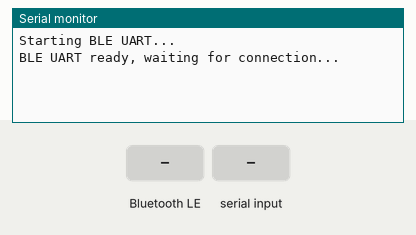
Recording of a sketch running on a simulated ESP32-S3. Shown: the last lines printed to the serial monitor. Inputs (shaded band) come from the test bench. Nothing arrives over Bluetooth unless stated; a phone connects over Bluetooth LE 3 s after start.

Above: at 1.2 s.
1.3 s: Bluetooth LE write "1" received
At 2.6 s:
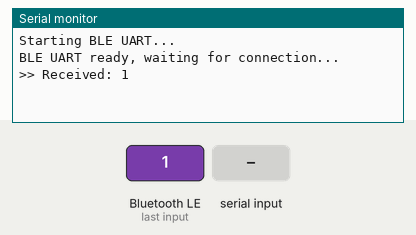
4.3 s: "1\n" received over Serial
At 5.3 s:
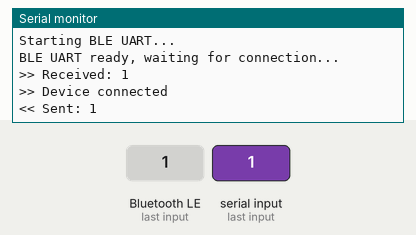

Measured:
- after the input at 1.3 s, the serial monitor: prints a new line at once (image 1)
- after the input at 4.3 s, the serial monitor: prints a new line at once (image 2)

The sketch:

BLE_test.ino
```cpp
// code compatible with ESP32S3
// Based on examole inside esp32s3 arduino library

// test with: Nodeloop or nRF connect

#include <BLEDevice.h>
#include <BLEServer.h>
#include <BLEUtils.h>
#include <BLE2902.h>

// Based on BLE UART example code.
// ported ton arduino esp32 by Evandro Copercini
// Based on Neil Kolban example: https://github.com/nkolban/esp32-snippets/blob/master/cpp_utils/tests/BLE%20Tests/SampleNotify.cpp
// Nordic UART Service UUIDs
#define SERVICE_UUID           "6E400001-B5A3-F393-E0A9-E50E24DCCA9E"
#define CHARACTERISTIC_UUID_RX "6E400002-B5A3-F393-E0A9-E50E24DCCA9E"  // Phone -> ESP32
#define CHARACTERISTIC_UUID_TX "6E400003-B5A3-F393-E0A9-E50E24DCCA9E"  // ESP32 -> Phone

BLEServer *pServer = nullptr;
BLECharacteristic *pTxCharacteristic = nullptr;
bool deviceConnected = false;

// Connection callbacks
// Handle connection
class MyServerCallbacks : public BLEServerCallbacks {
  void onConnect(BLEServer *pServer) {
    deviceConnected = true;
    Serial.println(">> Device connected");
  }

  void onDisconnect(BLEServer *pServer) {
    deviceConnected = false;
    Serial.println(">> Device disconnected, restarting advertising...");
    BLEDevice::startAdvertising(); // Auto-reconnect
  }
};

//  Handle the incoming data
class MyCallbacks : public BLECharacteristicCallbacks {
  void onWrite(BLECharacteristic *pCharacteristic) {
    String rxValue = pCharacteristic->getValue();
    if (rxValue.length() > 0) {
      Serial.print(">> Received: ");
      Serial.println(rxValue.c_str());
    }
  }
};

void setup() {
  Serial.begin(115200);
  Serial.println("Starting BLE UART...");

  BLEDevice::init("ESP32-UART");
  pServer = BLEDevice::createServer();
  pServer->setCallbacks(new MyServerCallbacks());

  BLEService *pService = pServer->createService(SERVICE_UUID);

  // ESP 32 sends data to phone
  pTxCharacteristic = pService->createCharacteristic(
    CHARACTERISTIC_UUID_TX,
    BLECharacteristic::PROPERTY_NOTIFY
  );
  pTxCharacteristic->addDescriptor(new BLE2902()); // Required for notifications

  // Phone sends data to ESP
  BLECharacteristic *pRxCharacteristic = pService->createCharacteristic(
    CHARACTERISTIC_UUID_RX,
    BLECharacteristic::PROPERTY_WRITE
  );
  pRxCharacteristic->setCallbacks(new MyCallbacks());

  pService->start();

  BLEAdvertising *pAdvertising = BLEDevice::getAdvertising();
  pAdvertising->addServiceUUID(SERVICE_UUID);
  pAdvertising->setScanResponse(true);
  pAdvertising->setMinPreferred(0x06);
  pAdvertising->setMaxPreferred(0x12); // other values than example values
  BLEDevice::startAdvertising();

  Serial.println("BLE UART ready, waiting for connection...");
}

void loop() {
  // Send serial input
  if (deviceConnected && Serial.available()) {
    String input = Serial.readStringUntil('\n');
    pTxCharacteristic->setValue(input.c_str());
    pTxCharacteristic->notify();
    Serial.print("<< Sent: ");
    Serial.println(input);
  }

  delay(20);
}
```
